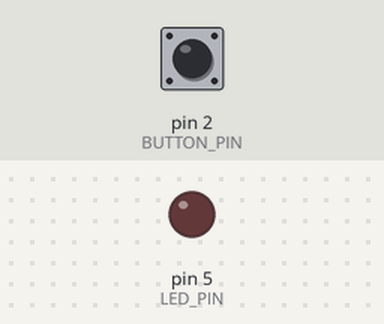
Recording of a sketch running on a simulated Arduino Uno, built with avr-gcc and run on an emulated ATmega328P. Parts: output pins drawn as LEDs (lit = HIGH). Dashed ring = blinking. The test bench sets the inputs (shaded band); at power-on: pin 2 (BUTTON_PIN) LOW. What the sketch prints to the serial monitor is not drawn.

Above: at 1.2 s.
1.3 s: pin 2 (BUTTON_PIN) pulled HIGH for 0.15 s
At 1.37 s:
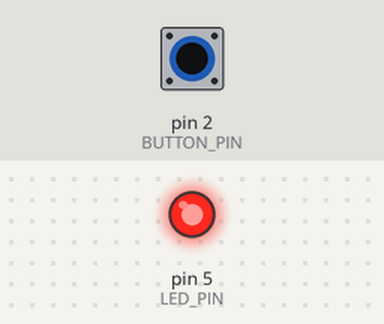
2.9 s: pin 2 (BUTTON_PIN) pulled HIGH for 1 s
At 5.1 s:
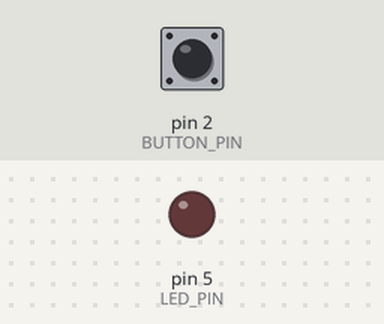
6.9 s: pin 2 (BUTTON_PIN) pulsed HIGH 2 times (0.12 s each, 0.3 s apart)
At 6.96 s:
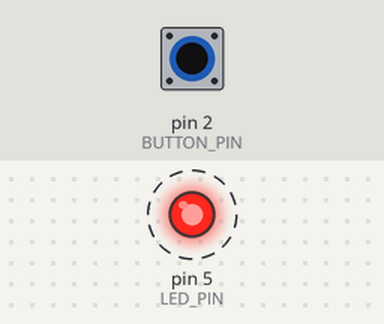
10.5 s: pin 2 (BUTTON_PIN) pulsed HIGH 5 times (0.12 s each, 0.3 s apart)
At 13.0 s:
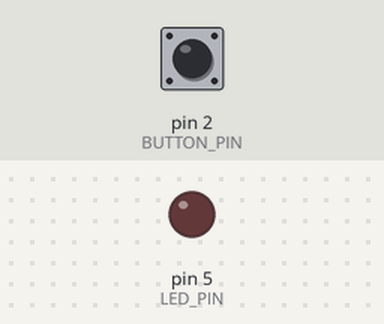
Timing chart, 0 to 14.5 s (numbered marks = the images above; inputs shaded):
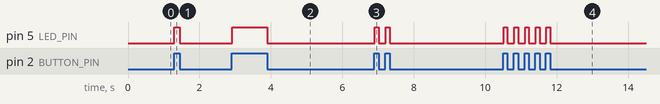

The sketch:

DetectReleaseNonBlocking.ino
```cpp
// Change the code so that it only prints once when the button is released.
// Make sure your solution does not break the led code.
// The LED state should change
// immediately when the button state changes.
// You are not allowed to change the code inside
// the setup(), updateLed() and loop() functions.
// Hint:
// https://docs.arduino.cc/built-in-examples/digital/StateChangeDetection

const int BUTTON_PIN = 2;
const int LED_PIN = 5;

void setup()
{
  Serial.begin(9600);

  pinMode(BUTTON_PIN, INPUT);
  pinMode(LED_PIN, OUTPUT);
}

void updatePrintTask()
{
  bool buttonState = digitalRead(BUTTON_PIN);

  if (!buttonState)
  {
    Serial.println("Hello World!");
  }
}

void updateLed()
{
  digitalWrite(LED_PIN, digitalRead(BUTTON_PIN));
}

void loop()
{
  updatePrintTask();
  updateLed();
}
```

Measured:
- after the input at 1.3 s, pin 5 (LED_PIN): LOW → HIGH at once, → LOW 0.15 s later
- after the input at 2.9 s, pin 5 (LED_PIN): LOW → HIGH at once, → LOW 0.99 s later
- after the input at 6.9 s, pin 5 (LED_PIN): alternates HIGH for 0.11 s and LOW for 0.19 s, 4 changes in all, then stays LOW, starting at once
- after the input at 10.5 s, pin 5 (LED_PIN): alternates HIGH for 0.11 s and LOW for 0.19 s, 10 changes in all, then stays LOW, starting at once
